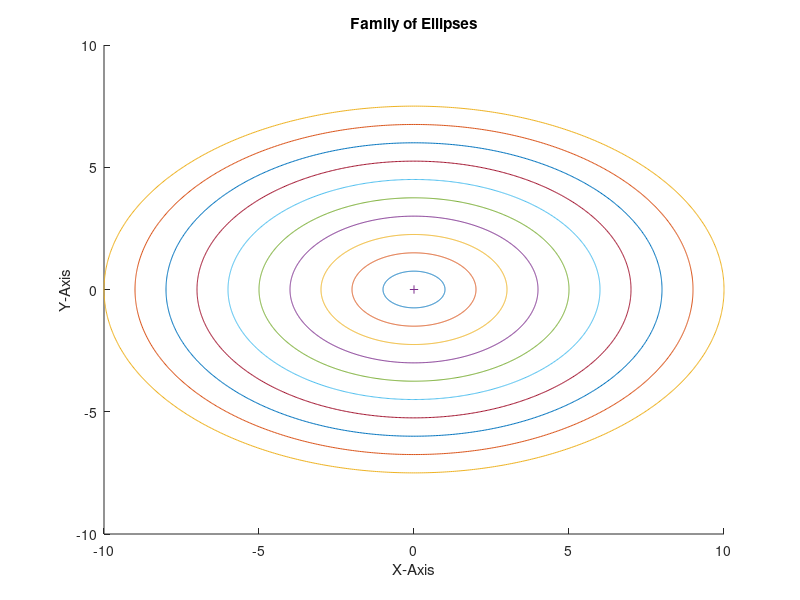

This chart was generated by the following MATLAB code:
% ======================================================================= %
% Draw a family of 10 ellipses and mark the center with +. 
% ======================================================================= %
clc; clear; close all;

% Range of theta
th = linspace(0, 2*pi, 1000);

% Coordinates of the center
h =0; k = 0;

% Number of ellipses
n = 10;

hold on
xlabel('X-Axis'); ylabel('Y-Axis');
title('Family of Ellipses');
colors = lines(n);
axis auto;

for r = 1:n
    a = r;
    b = 0.75*r;
    x = h + a*cos(th);
    y = k + b*sin(th);
    
    plot(x, y, 'Color', colors(r, :));
end

plot(h, k, '+');
hold off
